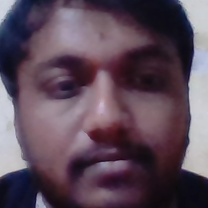
#> input picture images/sahil/sahil1.1.jpg, 208 x 208 px; its folder holds 4 pictures in this run
$ python train.py
#> lines starting #> are read from the running program, lines starting #| are printed output that depends on the picture
import cv2
import os
from PIL import Image
import numpy as np


recognizer = cv2.face.LBPHFaceRecognizer_create()
path="images/sahil"

def getImagesWithID(path):
#> called with path = 'images/sahil'
    imagePaths=[os.path.join(path,f) for f in os.listdir(path)]
    faces=[]
    IDs=[]
    for imagePath in imagePaths:
        print(imagePath)
        faceImg=Image.open(imagePath).convert('L');
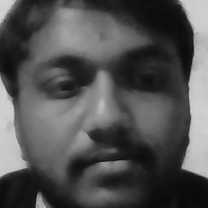
#> faceImg: PIL image 208x208 L; min 9, max 213, mean 81.8
        faceNp=np.array(faceImg,'uint8')
        print(os.path.split(imagePath)[-1])
        ID=int(os.path.split(imagePath)[-1].split('.')[1])
        faces.append(faceNp)
        IDs.append(ID)
        cv2.imshow("training",faceNp)
        cv2.waitKey(1)
#> pass 2 of the loop in getImagesWithID, `for imagePath in imagePaths:`:
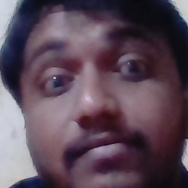
#> input picture images/sahil/sahil2.1.jpg, 188 x 188 px
#> in getImagesWithID, `faceImg=Image.open(imagePath).convert('L');`:
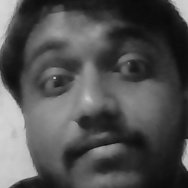
#> faceImg: PIL image 188x188 L; min 10, max 214, mean 80.8
#> pass 3 of the loop in getImagesWithID, `for imagePath in imagePaths:`:
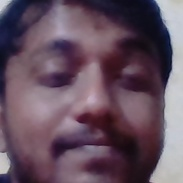
#> input picture images/sahil/sahil3.1.jpg, 183 x 183 px
#> in getImagesWithID, `faceImg=Image.open(imagePath).convert('L');`:
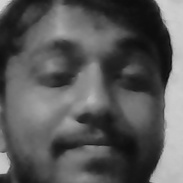
#> faceImg: PIL image 183x183 L; min 12, max 213, mean 88.6
#> the loop made 4 passes; the first 3 are shown
    return np.array(IDs), faces


Ids, faces = getImagesWithID(path)
recognizer.train(faces, Ids)

recognizer.save('recognizer/trainningData.yml')
